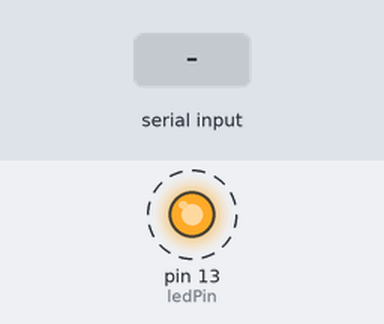
A program run on a simulated Arduino Uno, built with avr-gcc and run on an emulated ATmega328P. Parts: output pins drawn as LEDs (lit = HIGH). Dashed ring = blinking. The test bench sets the inputs (shaded band). What the program prints to the serial monitor is not drawn.

Above: at 1.25 s.
2.1 s: "5\n" received over Serial
At 5.8 s:
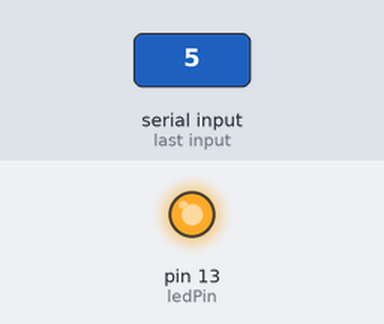
At 6.5 s:
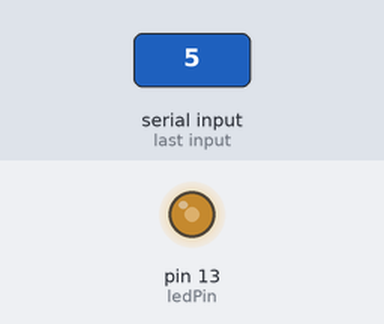
Timing chart, 0 to 8.0 s (numbered marks = the images above; inputs shaded):
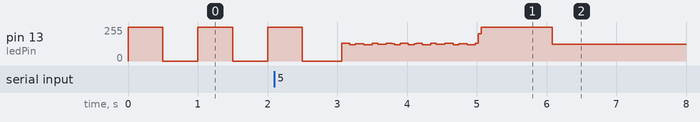

The program:

main.cpp
```cpp
/* Arduino 101: timer and interrupts
   1: Timer1 compare match interrupt example
   created by RobotFreak
   modified by Prosper

   When the timer (TCNT1) match the compare restister (OCR1A),
   an interrupt will trigger and reset the timer.
*/

#include <Arduino.h>
#define ledPin 13

long timeout_count = 31250;

void setup()
{
  Serial.begin(9600);
  pinMode(ledPin, OUTPUT);

  // initialize timer1
  noInterrupts();           // disable all interrupts
  TCCR1A = 0;
  TCCR1B = 0;
  TCNT1  = 0;

  OCR1A = 31250;            // compare match register 16MHz/256/2Hz
  TCCR1B |= (1 << WGM12);   // CTC (Clear Timer on Compare) mode
  TCCR1B |= (1 << CS12);    // 256 prescaler -> 62500Hz timer clock
  TIMSK1 |= (1 << OCIE1A);  // enable timer compare interrupt
  interrupts();             // enable all interrupts

    Serial.print("TCCR1B: ");
    Serial.println(TCCR1B, BIN);
    Serial.print("TIMSK1: ");
    Serial.println(TIMSK1, BIN);
}

ISR(TIMER1_COMPA_vect)          // timer compare interrupt service routine
{
  digitalWrite(ledPin, digitalRead(ledPin) ^ 1);   // toggle LED pin
}

void loop()
{
  delay(1000);
  if(Serial.available())
  {
    int input_ms = Serial.parseFloat();
    timeout_count = (65535 * input_ms / 1000);
    OCR1A = timeout_count;
  }
}
```
